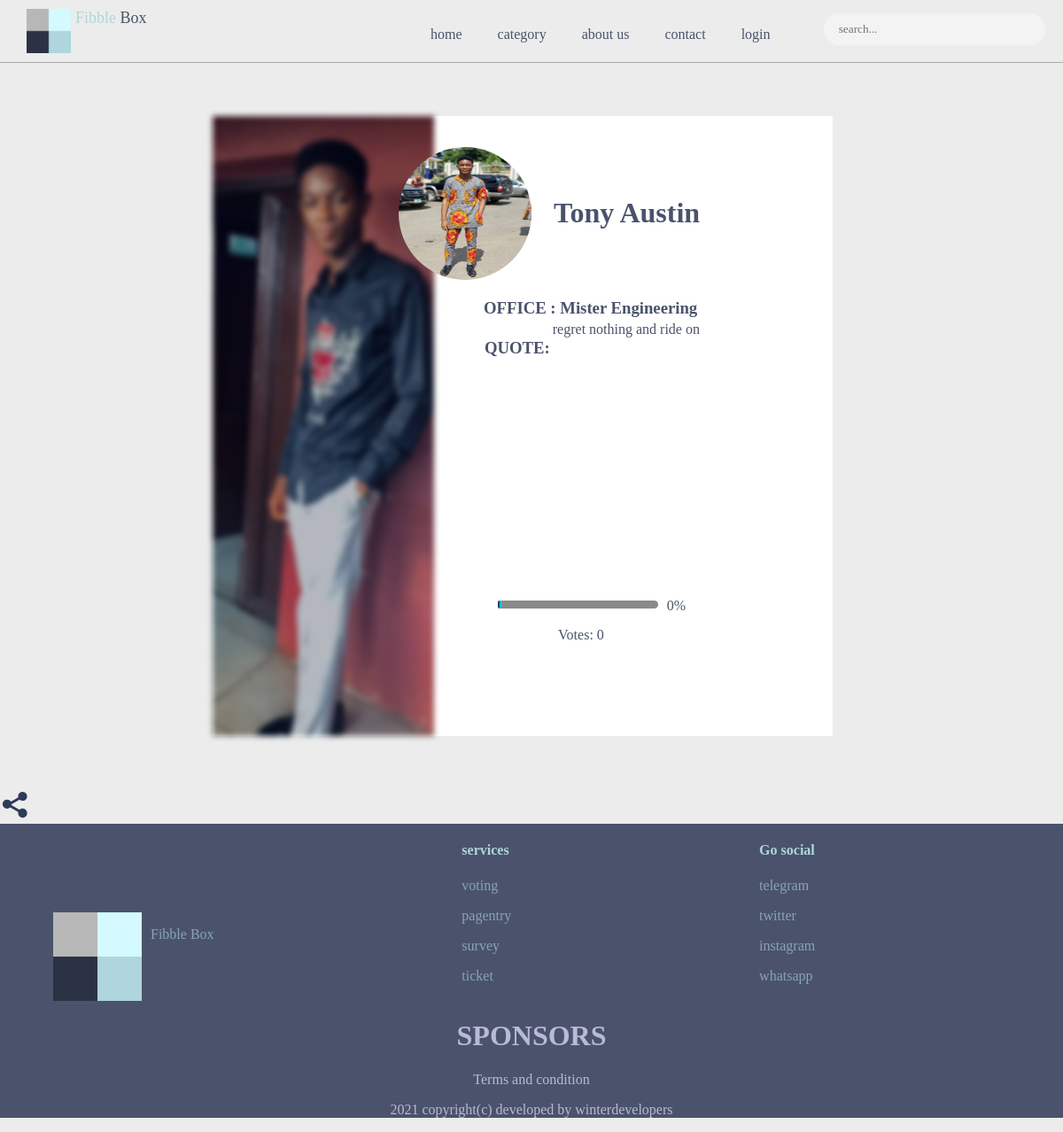
The page /candidate/4/ on the database as committed earlier.
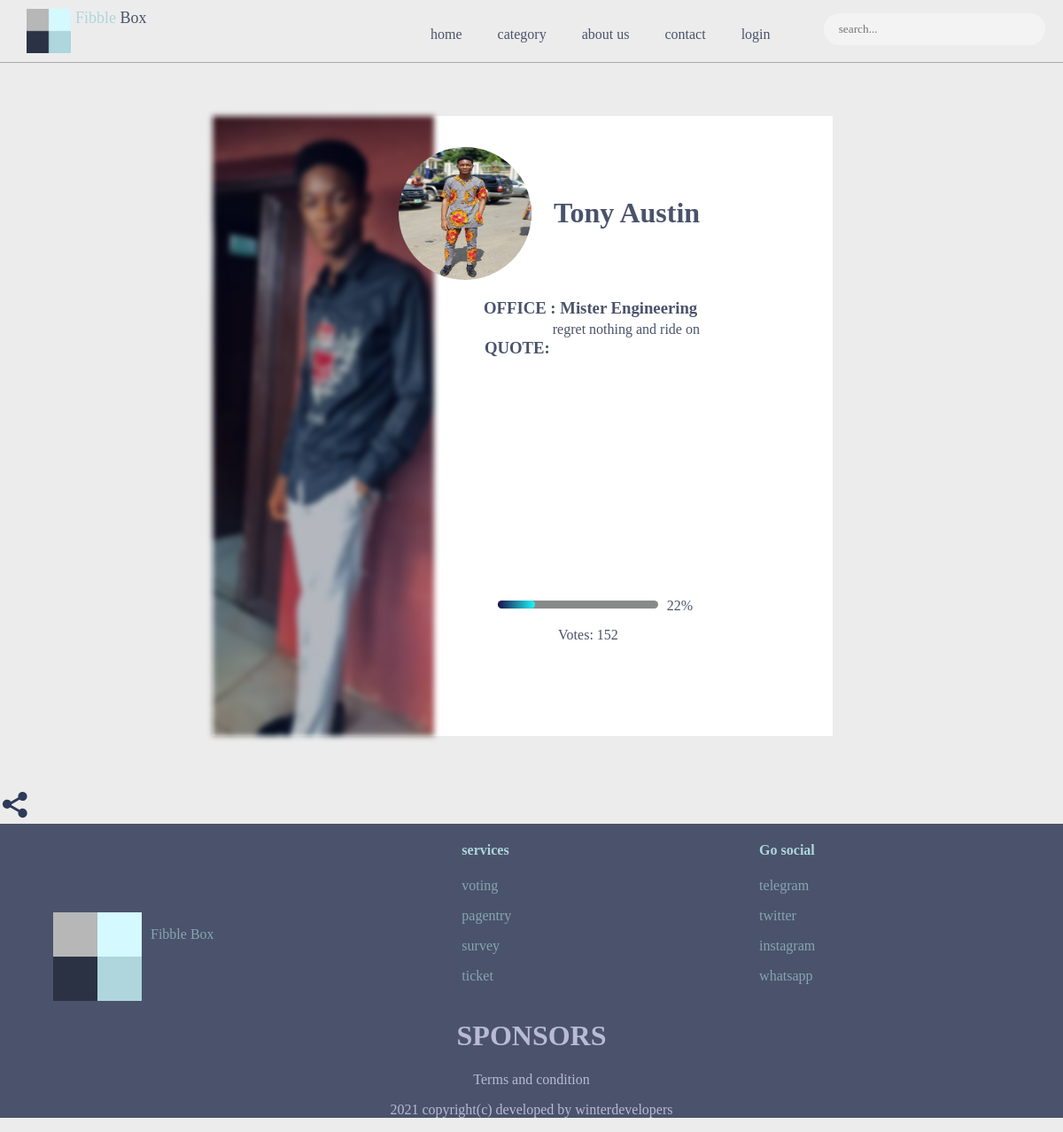
The same page on the database as committed later.
### fibblebox_app/models.py (models this page shows, shortened)
class Candidate(models.Model):
    event = models.ForeignKey(Event, on_delete=models.CASCADE, related_name='event_candidate')
    office = models.ForeignKey(Office, on_delete=models.CASCADE, related_name='candidate_office', null=True)
    name = models.CharField(max_length=100)
    quote = models.CharField(max_length=250)
    background_image = models.ImageField()
    personal_image = models.ImageField()
    votes = models.IntegerField()
    @property
    def background_image_URL(self):
        try:
            image =   self.background_image.url
        except:
            image = ''
        return image
    @property
    def personal_image_URL(self):
        try:
            image = self.personal_image.url
        except:
            image = ''
        return image
        total_votes = sum([vote  for vote in range(0,self.votes - 1)])
        return total_votes

class Office(models.Model):
    event = models.ForeignKey(Event, on_delete=models.CASCADE, related_name='event_office')
    office_name = models.CharField(max_length=200)
    @property
    def office_total_votes(self):
        votes = self.candidate_office.all()
        office_votes = sum([x.votes for x in votes])
        return office_votes
    def __str__(self):
        return self.office_name

### fibblebox_app/views.py (the view, shortened to what this page needs)
# urls.py: path('candidate/<slug:id>/', candidate, name='candidate'),
def candidate(request, id):
    candidate = get_object_or_404(Candidate, id=id)
    coupon_code = votingCode.objects.all()
    share_string = 'vote me'
    coupon_list = []
    for x in coupon_code:
        coupon_list.append(x.coupon)
    print(coupon_list)
    context = {'candidate':candidate, 'share_string':share_string}
    template_name = 'candidate.html'
    return render(request, template_name, context)

### templates/candidate.html (shortened to what this page needs)
{% extends "base.html" %}
{% load static %}
{% block content %}
<div class="candidate">
    <img src="{{candidate.background_image_URL}}" alt='image'>
    <img class="candidate-img" src="{{candidate.personal_image_URL}}" alt="personal-image">
    <h1>{{candidate.name}}</h1>
    <div>
        <h3 style="margin-bottom: 3px; margin-top: 30px; margin-left: 25px;">OFFICE : {{candidate.office}}</h3>
        <div style="display: flex; flex-direction: row; margin-top: 1px;">
            <h3 style="padding: 1px; margin-left: 25px;">QUOTE: </h3>
            <p class="candidate-quote" style="inline-size: 170px;">{{candidate.quote}}</p>
        </div>
       <div class="candidate-vote">
        </div>
        <div class="candidate-submit">
        </div>
        <div style="position: relative; height: 150px;">
            <div style="position: absolute; top:120%; left: 40%;"> Votes: {{candidate.votes}}</div>
            <div style="position: absolute; top:100%; left: 15%; background-color: rgb(136, 138, 138); height: 5px; width:65%; padding: 2px; border-radius: 5px;" ></div>
            <div style="position: absolute; top:100%; left: 15%;background-image:linear-gradient(to right, rgb(27, 18, 75),rgb(30, 247, 247));
             height:5px; width:{% widthratio candidate.votes candidate.office.office_total_votes 65 %}%; padding:2px; border-radius:5px;" ></div>
            <div style="position: absolute; top:98%; left: 85%;"> {% widthratio candidate.votes candidate.office.office_total_votes 100 %}% </div>
        </div>
    </div>
</div>
<div style="display: flex; flex-direction: row;" >
    <div id="candidate-share" class="candidate-share">
    </div>
</div>
{% endblock %}

Rows that differ between the two databases and show on the page:
changed Candidate "Tony Austin": votes "0" → "152"; votes+office "0" → "22"
